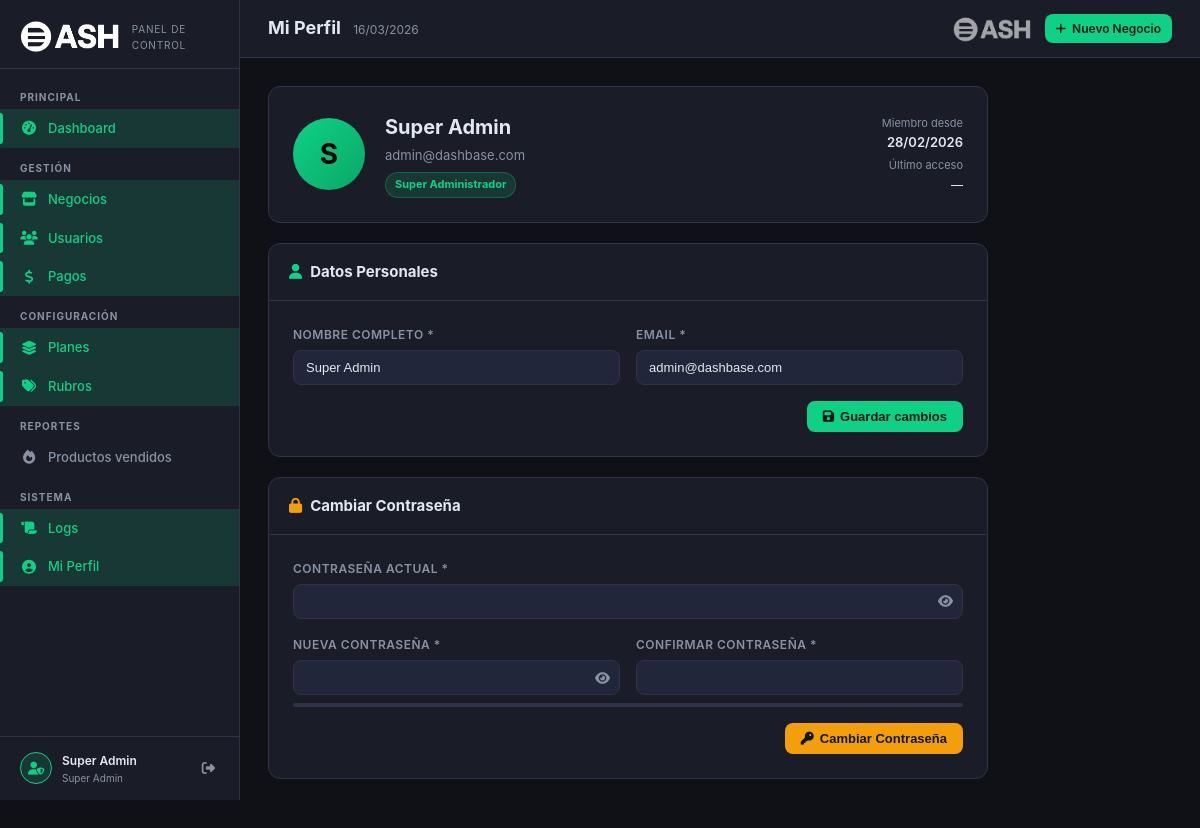
The page /superadmin/perfil/index.php (signed in) on the database its author committed.
### tables this page shows
CREATE TABLE `superadmin_users` (
  `id` int(11) NOT NULL,
  `nombre` varchar(120) NOT NULL,
  `email` varchar(180) NOT NULL,
  `password` varchar(255) NOT NULL,
  `activo` tinyint(1) NOT NULL DEFAULT 1,
  `ultimo_login` datetime DEFAULT NULL,
  `created_at` timestamp NOT NULL DEFAULT current_timestamp()
);

### superadmin/perfil/index.php (the view, shortened to what this page needs)
<?php
$db      = sa_db();
$saId    = $_SESSION['sa_id'];
$sa = $db->prepare("SELECT * FROM superadmin_users WHERE id = ?");
$sa->execute([$saId]);
$sa = $sa->fetch();
require_once dirname(__DIR__) . '/_layout.php';
?>
<div style="max-width:720px">
<div class="sa-panel" style="margin-bottom:20px">
    <div style="padding:24px;display:flex;align-items:center;gap:20px">
        <div style="width:72px;height:72px;border-radius:50%;background:linear-gradient(135deg,var(--sa-primary),#0aa866);display:flex;align-items:center;justify-content:center;font-size:28px;font-weight:700;color:#000;flex-shrink:0">
            <?= strtoupper(substr($sa['nombre'] ?? 'A', 0, 1)) ?>
        </div>
        <div>
            <div style="font-size:20px;font-weight:700;color:var(--sa-text)"><?= htmlspecialchars($sa['nombre']) ?></div>
            <div style="font-size:13px;color:var(--sa-muted);margin-top:2px"><?= htmlspecialchars($sa['email']) ?></div>
            <div style="margin-top:6px"><span class="sa-pill green">Super Administrador</span></div>
        </div>
        <div style="margin-left:auto;text-align:right">
            <div style="font-size:11px;color:var(--sa-muted)">Miembro desde</div>
            <div style="font-size:13px;font-weight:600;color:var(--sa-text)">
                <?= !empty($sa['created_at']) ? date('d/m/Y', strtotime($sa['created_at'])) : '—' ?>
            </div>
            <div style="font-size:11px;color:var(--sa-muted);margin-top:4px">Último acceso</div>
            <div style="font-size:12px;color:var(--sa-text)">
                <?= !empty($sa['ultimo_acceso']) ? date('d/m/Y H:i', strtotime($sa['ultimo_acceso'])) : '—' ?>
            </div>
        </div>
    </div>
</div>
<div class="sa-panel" style="margin-bottom:20px">
    <div class="sa-panel-header">
        <h3><i class="fas fa-user" style="color:var(--sa-primary);margin-right:8px"></i>Datos Personales</h3>
    </div>
    <div style="padding:24px">
        <form method="POST">
            <div style="display:grid;grid-template-columns:1fr 1fr;gap:16px">
                <div class="sa-form-group">
                    <label class="sa-label">Nombre completo *</label>
                    <input type="text" name="nombre" class="sa-input"
                           value="<?= htmlspecialchars($sa['nombre']) ?>" required>
                </div>
                <div class="sa-form-group">
                    <label class="sa-label">Email *</label>
                    <input type="email" name="email" class="sa-input"
                           value="<?= htmlspecialchars($sa['email']) ?>" required>
                </div>
            </div>
            <div style="display:flex;justify-content:flex-end">
                <button type="submit" class="sa-btn primary">
                    <i class="fas fa-save"></i> Guardar cambios
                </button>
            </div>
        </form>
    </div>
</div>
<div class="sa-panel">
    <div class="sa-panel-header">
        <h3><i class="fas fa-lock" style="color:var(--sa-warning);margin-right:8px"></i>Cambiar Contraseña</h3>
    </div>
    <div style="padding:24px">
        <form method="POST">
            <div class="sa-form-group">
                <label class="sa-label">Contraseña actual *</label>
                <div style="position:relative">
                    <input type="password" name="pwd_actual" id="pwdActual" class="sa-input" style="padding-right:40px" required>
                    <button type="button" onclick="toggleField('pwdActual','iconActual')" style="position:absolute;right:10px;top:50%;transform:translateY(-50%);background:none;border:none;color:var(--sa-muted);cursor:pointer">
                        <i class="fas fa-eye" id="iconActual"></i>
                    </button>
                </div>
            </div>
            <div style="display:grid;grid-template-columns:1fr 1fr;gap:16px">
                <div class="sa-form-group">
                    <label class="sa-label">Nueva contraseña *</label>
                    <div style="position:relative">
                        <input type="password" name="pwd_nueva" id="pwdNueva" class="sa-input" style="padding-right:40px" minlength="6" required>
                        <button type="button" onclick="toggleField('pwdNueva','iconNueva')" style="position:absolute;right:10px;top:50%;transform:translateY(-50%);background:none;border:none;color:var(--sa-muted);cursor:pointer">
                            <i class="fas fa-eye" id="iconNueva"></i>
                        </button>
                    </div>
                </div>
                <div class="sa-form-group">
                    <label class="sa-label">Confirmar contraseña *</label>
                    <input type="password" name="pwd_confirm" class="sa-input" minlength="6" required>
                </div>
            </div>
            <div id="pwdStrength" style="height:4px;border-radius:2px;background:var(--sa-border);margin:-8px 0 16px;overflow:hidden">
            </div>
            <div style="display:flex;justify-content:flex-end">
                <button type="submit" class="sa-btn warning">
                    <i class="fas fa-key"></i> Cambiar Contraseña
                </button>
            </div>
        </form>
    </div>
</div>
</div>

### superadmin/assets/sa.css (style rules this page uses)
:root { --sa-bg: #0f1117; --sa-surface: #1a1d27; --sa-surface2: #22263a; --sa-border: #2e3347; --sa-primary: #0FD186; --sa-primary-dim: rgba(15,209,134,.15); --sa-text: #e2e8f0; --sa-muted: #8892a4; --sa-danger: #ef4444; --sa-warning: #f59e0b; --sa-info: #3b82f6; --sa-purple: #8b5cf6; --sa-sidebar-w: 240px; --sa-radius: 12px; --sa-transition: .22s ease; }
*, *::before, *::after { box-sizing: border-box; margin: 0; padding: 0; }
body { font-family: 'Inter', 'Segoe UI', system-ui, sans-serif; background: var(--sa-bg); color: var(--sa-text); font-size: 14px; line-height: 1.6; min-height: 100vh; }
.sa-panel { background: var(--sa-surface); border: 1px solid var(--sa-border); border-radius: var(--sa-radius); overflow: hidden; margin-bottom: 24px; }
.sa-panel-header { padding: 16px 20px; border-bottom: 1px solid var(--sa-border); display: flex; align-items: center; justify-content: space-between; gap: 12px; flex-wrap: wrap; }
.sa-panel-header h3 { font-size: 15px; font-weight: 700; color: var(--sa-text); }
.sa-pill { display: inline-flex; align-items: center; gap: 4px; font-size: 11px; font-weight: 700; padding: 3px 9px; border-radius: 20px; white-space: nowrap; }
.sa-pill.green { background: rgba(15,209,134,.15); color: var(--sa-primary); border: 1px solid rgba(15,209,134,.3); }
.sa-btn { display: inline-flex; align-items: center; gap: 6px; font-size: 13px; font-weight: 600; padding: 8px 16px; border-radius: 8px; border: none; cursor: pointer; transition: opacity .2s, transform .1s; white-space: nowrap; }
.sa-btn.primary { background: var(--sa-primary); color: #0a1a14; }
.sa-btn.warning { background: var(--sa-warning); color: #0a1a14; }
.sa-form-group { margin-bottom: 16px; }
.sa-label { display: block; font-size: 12px; font-weight: 600; color: var(--sa-muted); margin-bottom: 6px; text-transform: uppercase; letter-spacing: .5px; }
.sa-input, .sa-select, .sa-textarea { width: 100%; background: var(--sa-surface2); border: 1px solid var(--sa-border); border-radius: 8px; color: var(--sa-text); font-size: 13px; padding: 9px 12px; transition: border-color .2s, box-shadow .2s; outline: none; }

### rows shown on the page
superadmin_users: nombre "S", nombre "Super Admin", email "admin@dashbase.com", created_at "28/02/2026"

### other values the page prints
$adminName "Super Admin"
$title "Mi Perfil"
